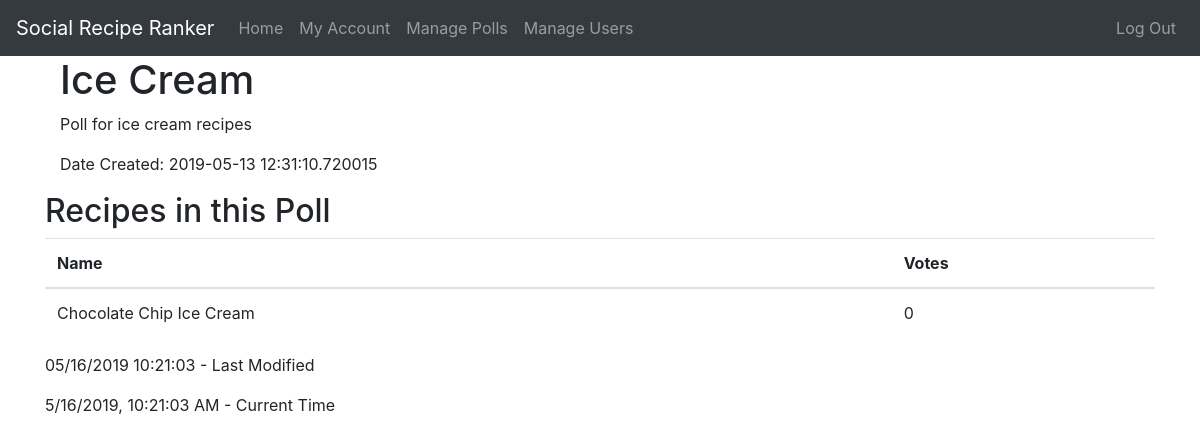
The app's page /poll/1/result (signed in), older data.
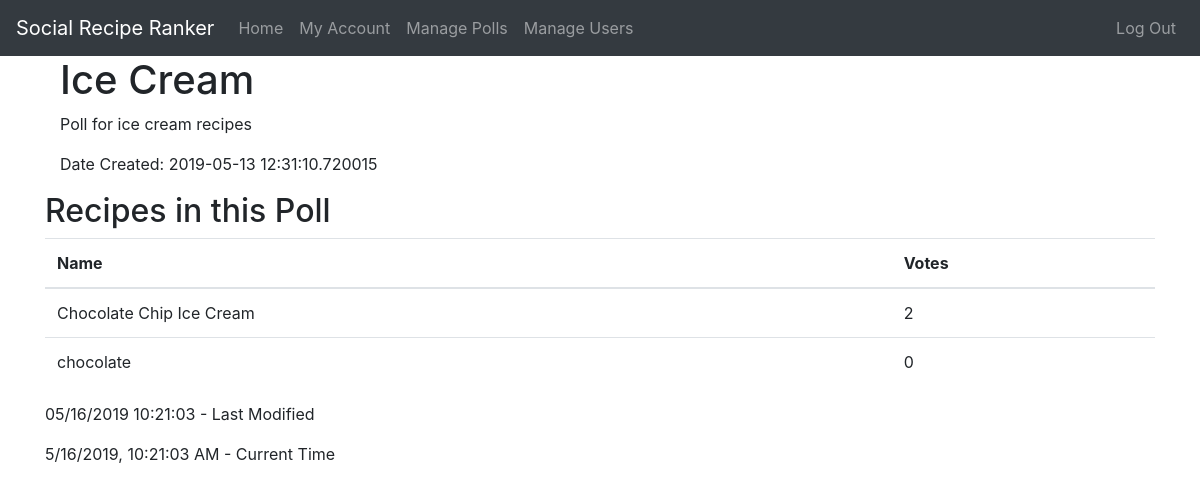
The same page, newer data.
### app/models.py (models this page shows, shortened)
class Recipe(db.Model):
    id = db.Column(db.Integer, primary_key=True)
    name = db.Column(db.String(64), nullable=False, index=True)
    description = db.Column(db.String(256), nullable=True)
    date_added = db.Column(db.DateTime, nullable=False, index=True, default=datetime.utcnow)
    contributor_id = db.Column(db.Integer, db.ForeignKey('user.id'), nullable=False)
    poll_id = db.Column(db.Integer, db.ForeignKey('poll.id'), nullable=False)
    votes_count = db.Column(db.Integer, nullable=False, default=0)

### app/routes.py (the view)
@app.route('/poll/<int:poll_id>/result')
@login_required
def poll_result(poll_id):
    if current_user.is_authenticated:
        poll = Poll.query.get_or_404(poll_id)  # gives 404 if not found
        return render_template('poll_result.html', title=poll.name, poll=poll)
    else:
        abort(403)

### app/models.py (called while the page is built)
@login_manager.user_loader
def load_user(id):
    return User.query.get(int(id))

### app/templates/poll_result.html
{% extends "base.html" %}
{% block content %}
<article class="container">
    <header>
        <h1>{{ poll.name }}</h1>
    </header>
    <section class="row">
        <div class="container">
            <p>{{ poll.description }}</p>
            <p>Date Created: {{ poll.date_created }}</p>
        </div>
    </section>
    <section class="row">
        <h2>Recipes in this Poll</h2>
        <table class="table">
            <thead>
                <tr>
                    <th scope="col">Name</th>
                    <th scope="col">Votes</th>
                </tr>
            </thead>
            <tbody>
                {% for r in poll.recipes.all() %}
                <tr class='table-row'>
                    <td>{{ r.name }}</td>
                    <td>{{ r.votes_count }}</td>
                </tr>
                {% endfor %}
            </tbody>
        </table>
    </section>
</article>
{% endblock %}

Row changes from the older to the newer data that the page shows:
changed Recipe "Chocolate Chip Ice Cream": votes_count "0" → "2"
added Recipe: name "chocolate", votes_count "0"
